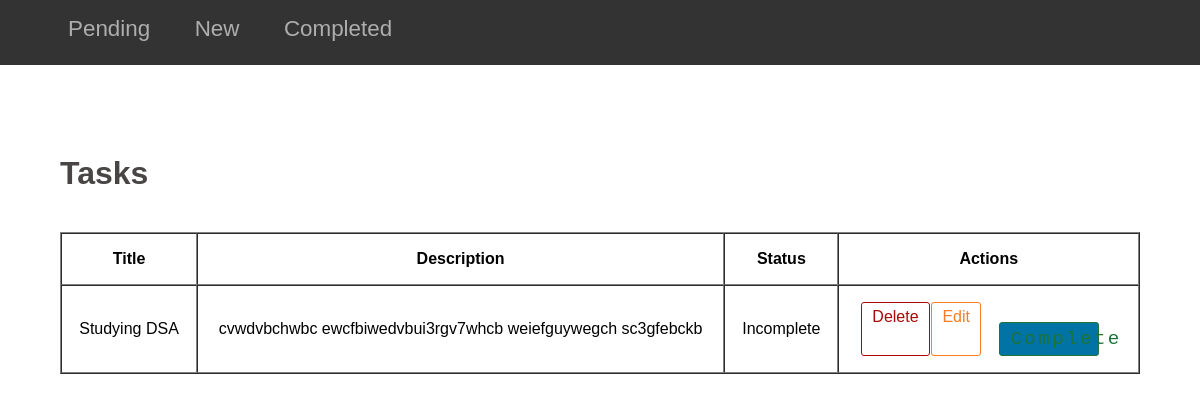
The page / on the database its author committed.
### to_do_app/models.py (models this page shows)
class TaskModel(models.Model):
  taskTitle = models.CharField(max_length=100)
  taskDescription = models.CharField(max_length=255)
  is_completed = models.BooleanField(default=False)

### to_do_app/views.py (the view)
# urls.py: path('', views.showTasks.as_view(), name='show_tasks'),
class showTasks(ListView):
  model = TaskModel
  template_name = 'show_tasks.html'
  queryset = TaskModel.objects.filter(is_completed=False).all()
  context_object_name = 'tasks'

### to_do_app/templates/show_tasks.html (shortened to what this page needs)
{% extends 'base.html' %}
{% block content %}
  <h1>Tasks</h1>
  <table border="1" cellspacing="0">
    <thead>
      <tr>
        <th>Title</th>
        <th>Description</th>
        <th>Status</th>
        <th>Actions</th>
      </tr>
    </thead>
    <tbody>
      {% for task in tasks %}
        <tr>
          <td>{{ task.taskTitle }}</td>
          <td>{{ task.taskDescription }}</td>
          <td>Incomplete</td>
          <td>
            <div class="action-btn">
              <a href="{% url 'todolist:delete_task' pk=task.id %}" class="delete-link">Delete</a>
              <a href="{% url 'todolist:edit_task' pk=task.id %}" class="edit-link">Edit</a>
              <form method="POST" action="{% url 'todolist:mark_task_completed' pk=task.id %}">
                <button type="submit" class="complete-link">Complete</button>
              </form>
            </div>
          </td>
        </tr>
      {% endfor %}
    </tbody>
  </table>
{% endblock %}

### static/css/global.css (style rules this page uses)
* { margin: 0; padding: 0; font-family:sans-serif; box-sizing: border-box; }
a { text-decoration: none; cursor: pointer; }
h1, h2, h3, h4, h5, h6 { font-family :'Trebuchet MS', 'Lucida Sans Unicode', 'Lucida Grande', 'Lucida Sans', Arial, sans-serif; color: #494545; margin-bottom: 20px; }
table { margin: 20px 0; }
th, td { text-align: center; padding: 1em; }
.action-btn { display: flex; justify-content: space-around; margin: auto 5px; }
.edit-link { border: 1px solid #fb7c22; border-radius: 3px; color: #fb7c22; padding: 5px 10px; }
.delete-link { border: 1px solid #ad0707; border-radius: 3px; color: #ad0707; padding: 5px 10px; }
.complete-link { border: 1px solid #1d7338; border-radius: 3px; color: #1d7338; padding: 5px 10px; }
button { width: 75%; padding: 12px; border: none; border-radius: 7px; background-color: #0174a5; color: #fff; font-family: monospace; font-size: 1.2rem; letter-spacing: 0.15rem; cursor: pointer; transition: background-color 0.3s ease-in-out, transform 0.3s ease-in-out; margin-top: 20px; }

### rows shown on the page
TaskModel: taskTitle "Studying DSA", taskDescription "cvwdvbchwbc ewcfbiwedvbui3rgv7whcb weiefguywegch sc3gfebckb"
